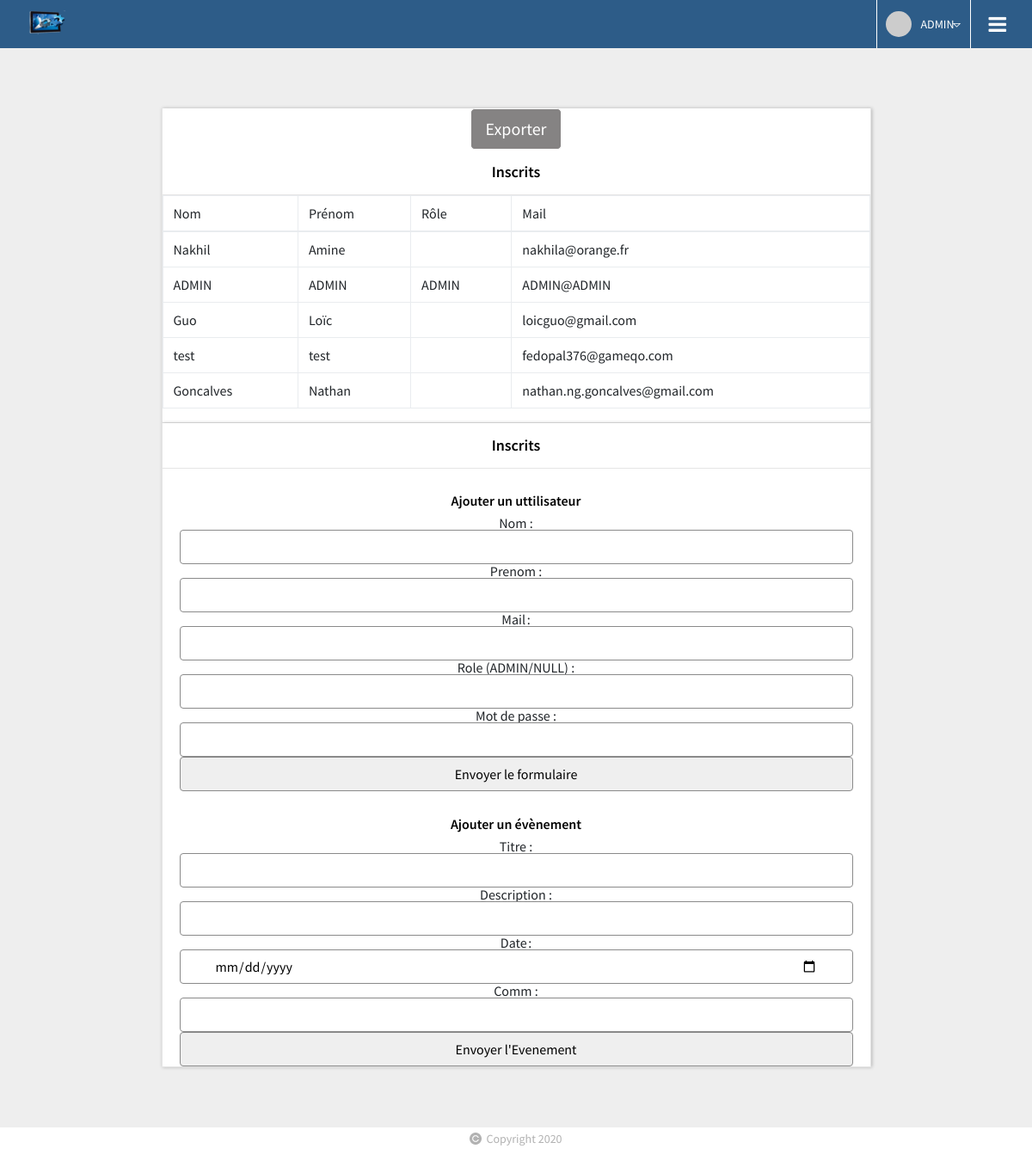
Screenshot of /view/admin/parametres_admin.php (signed in) with the database file from the repository.
### tables this page shows
CREATE TABLE `utilisateur` (
  `id` int(10) UNSIGNED NOT NULL,
  `nom` varchar(40) NOT NULL,
  `prenom` varchar(40) NOT NULL,
  `email` varchar(40) NOT NULL,
  `mdp` varchar(40) NOT NULL,
  `role` varchar(10) DEFAULT NULL,
  `date_connexion` date DEFAULT NULL,
  `verif` tinyint(1) UNSIGNED NOT NULL DEFAULT 1
);

### class/Manager/Manager_Datatable.php (called while the page is built, shortened)
<?php
class Manager_Datatable
{
  public function Datatable()
  {
      $bdd = new PDO('mysql:host=localhost;dbname=projet_lycee','demo','demo');
      $bdd->exec("SET CHARACTER SET utf8");
      $req = $bdd->prepare('SELECT nom, prenom, id, email, role from  utilisateur;');
      $req->execute();
      $donnee = $req->fetchall();
      if ($donnee)
      {
        return $donnee;
      }
}
}
 ?>

### view/admin/parametres_admin.php (the view, shortened to what this page needs)
<!DOCTYPE html>
<html>
<head>
  <link rel="stylesheet" type="text/css" href="../../css/animate.css">
  <link rel="stylesheet" type="text/css" href="../../css/bootstrap.min.css">
  <link rel="stylesheet" type="text/css" href="../../css/line-awesome.css">
  <link rel="stylesheet" type="text/css" href="../../css/line-awesome-font-awesome.min.css">
  <link rel="stylesheet" type="text/css" href="../../css/font-awesome.min.css">
  <link rel="stylesheet" type="text/css" href="../../css/jquery.mCustomScrollbar.min.css">
  <link rel="stylesheet" type="text/css" href="../../lib/slick/slick.css">
  <link rel="stylesheet" type="text/css" href="../../lib/slick/slick-theme.css">
  <link rel="stylesheet" type="text/css" href="../../css/style.css">
  <link rel="stylesheet" type="text/css" href="../../css/responsive.css">
  <link rel="stylesheet" type="text/css" href="https://cdn.datatables.net/1.10.22/css/jquery.dataTables.min.css">
  <link rel="stylesheet" type="text/css" href="https://cdn.datatables.net/responsive/2.2.6/css/responsive.dataTables.min.css">
  <?php
  require '../../class/Manager/Manager_Datatable.php';
  ?>
</head>
<body>
  <div class="wrapper">
    <header>
      <div class="container">
        <div class="header-data">
          <div class="logo">
            <a href="../../index.php" title=""><img src="../../images/logo.png" alt=""></a>
          </div>
          <div class="menu-btn">
            <a href="#" title=""><i class="fa fa-bars"></i></a>
          </div>
          <div class="user-account">
            <?php
            if (isset($_SESSION['nom']))
            {
              echo '<div class="user-info">
              <img src="http://via.placeholder.com/30x30" alt="">
              <a href="#" title="">'.$_SESSION['nom'].'</a>
              <i class="la la-sort-down"></i>
              </div>
              <div class="user-account-settingss" style=";">
              <h3>Mon Compte</h3>
              <ul class="us-links">
              <li><a href="../parametres_du_compte.php" title="">Paramètre du compte</a></li>
              </ul>
              <h3 class="tc"><a href="../../traitement/deconnexion.php" title="">Se déconnecter</a></h3>
              </div>';
            }
            ?>
          </div>
        </div>
      </div>
    </header>
    <section class="profile-account-setting">
      <div class="container" align="center">
        <div class="account-tabs-setting">
          <div class="col-lg-9">
            <div class="tab-content" id="nav-tabContent">
              <div class="tab-pane fade show active" id="nav-status" role="tabpanel" aria-labelledby="nav-status-tab">
                <div class="acc-setting">
                  <a href="../../traitement/export_excel.php" target="_blank" style="background-color: #858383; border-color: #FFF;" class="btn btn-success btn-lg">
                    <span class="glyphicon glyphicon-download-alt"></span>Exporter</a>
                  <h3>Inscrits</h3>
                  <table id="evenements" class="table table-bordered" style="width:100%">
                    <thead>
                      <tr>
                        <th><b>Nom</b></th>
                        <th><b>Prénom</b></th>
                        <th><b>Rôle</b></th>
                        <th><b>Mail</b></th>
                      </tr>
                    </thead>
                    <tbody>
                      <?php
                      $get_event = new Manager_Datatable;
                      $donnee= $get_event->Datatable();
                      if(is_null($donnee))
                      {
                        echo "Aucun Eleve";
                      }
                      else
                      {
                        foreach ($donnee as $clef)
                        {
                          echo '  <tr>
                          <td>'.$clef['nom'].'</td>
                          <td>'.$clef['prenom'].'</td>
                          <td>'.$clef['role'].'</td>
                          <td>'.$clef['email'].'</td>
                          </tr> ';
                        }
                      }
                      ?>
                    </tbody>
                  </table>
                </div>
                  <div class="acc-setting">
                    <h3>Inscrits</h3>
                    <div class="cp-field">
                      <h5>Ajouter un uttilisateur</h5>
                      <div class="cpp-fiel">
                        <p lang="fr" name="ajouter_utilisateur" id="ajouter_utilisateur" >
                          <form action="../../traitement/traitement_ajout_admin.php" method="post">
                            <div>
                              <label for="nom">Nom :</label>
                              <input type="text" id="ajout_admin_nom" name="ajout_admin_nom">
                            </div>
                            <div>
                              <label for="prenom">Prenom :</label>
                              <input type="text" id="ajout_admin_prenom" name="ajout_admin_prenom">
                            </div>
                            <div>
                              <label for="mail">Mail :</label>
                              <input type="email" id="ajout_admin_email" name="ajout_admin_email">
                            </div>
                            <div>
                              <label for="role">Role (ADMIN/NULL) :</label>
                              <input type="text" id="ajout_admin_role" name="ajout_admin_role">
                            </div>
                            <div>
                              <label for="mdp">Mot de passe :</label>
                              <input type="password" id="ajout_admin_mdp" name="ajout_admin_mdp">
                            </div>
                            <div>
                              <input type="submit" id="ajout_admin_submit" name="ajout_admin_submit" value="Envoyer le formulaire">
                            </div>
                          </form></p>
                        </div>
                      </div>
                      <div class="cp-field">
                        <h5>Ajouter un évènement</h5>
                        <div class="cpp-fiel">
                          <p lang="fr" name="actifs_et_inactifs" id="actifs_et_inactifs" >
                            <form action="../../traitement/traitement_ajout_admin_evenements.php" method="post">
                              <div>
                                <label for="titre">Titre :</label>
                                <input type="text" id="ajout_admin_evenements_titre" name="ajout_admin_evenements_titre">
                              </div>
                              <div>
                                <label for="description">Description :</label>
                                <input type="text" id="ajout_admin_evenements_description" name="ajout_admin_evenements_description">
                              </div>
                              <div>
                                <label for="date">Date :</label>
                                <input type="date" id="ajout_admin_evenements_date" name="ajout_admin_evenements_date">
                              </div>
                              <div>
                                <label for="comm">Comm :</label>
                                <input type="text" id="ajout_admin_evenements_comm" name="ajout_admin_evenements_comm">
                              </div>
                              <input type="submit" id="ajout_admin_evenenements_submit" name="ajout_admin_evenenements_submit" value="Envoyer l'Evenement">
                          </form></p>
                        </div>
                      </div>
                  </div>
              </div>
            </div>
          </div>
        </div>
      </div>
    </section>
  </div>
  <footer>
    <div class="footy-sec mn no-margin">
      <div class="container">
        <p><img src="../../images/copy-icon2.png" alt="">Copyright 2020</p>
      </div>
    </div>
  </footer>
</body>
</html>

### css/responsive.css (style rules this page uses)
@media (max-width: 1200px) { .menu-btn { display: block; } }
@media (max-width: 1200px) { .footy-sec.mn p { margin-top: 0;padding-bottom: 20px; } }
@media (max-width: 1200px) { .footy-sec p { width: 100%; text-align: center; margin-top: 15px; } }
@media (max-width: 1200px) { .footy-sec p img { float: none;top: 2px; } }
@media (max-width: 1200px) { .footy-sec { text-align: center; } }

### rows the page displays
utilisateur: nom "Nakhil", prenom "Amine", email "nakhila@orange.fr"
utilisateur: nom "ADMIN", prenom "ADMIN", role "ADMIN", email "ADMIN@ADMIN"
utilisateur: nom "Guo", prenom "Loïc", email "loicguo@gmail.com"
utilisateur: nom "test", prenom "test", email "fedopal376@gameqo.com"
utilisateur: nom "Goncalves", prenom "Nathan", email "nathan.ng.goncalves@gmail.com"

### other values shown
$_SESSION['nom'] "ADMIN"
